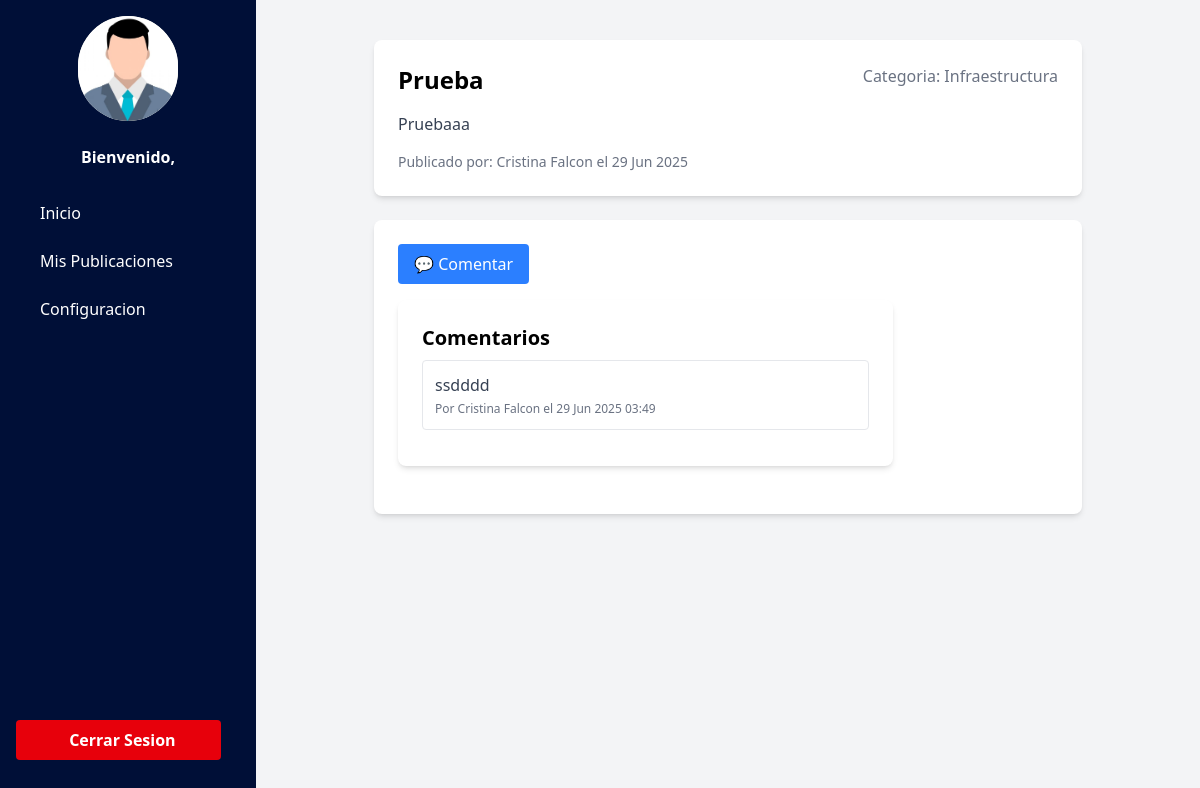
The page /publicacion/publicacion/1/ on the database its author committed.
### publicaciones/models.py (models this page shows, shortened)
class Publicaciones(models.Model):
    titulo = models.CharField(max_length=200)
    contenido = models.TextField(max_length=1000, null=False, blank=False)
    categoria = models.ForeignKey(Categorias, on_delete=models.CASCADE)
    fecha_creacion = models.DateTimeField(auto_now_add=True)
    autor = models.ForeignKey(Usuario, on_delete=models.CASCADE)

class Categorias(models.Model):
    nombre = models.CharField(max_length=100)
    def __str__(self):
        return self.nombre

class Comentarios(models.Model):
    publicacion = models.ForeignKey(Publicaciones, on_delete=models.CASCADE, related_name='comentarios')
    contenido = models.TextField()
    autor = models.ForeignKey(Usuario,on_delete=models.CASCADE)
    fecha_creacion = models.DateTimeField(auto_now_add=True)

### usuarios/models.py (models this page shows)
class Usuario(AbstractUser):
    dni = models.CharField(max_length=8, unique=True, null=True, blank=True)

### publicaciones/views.py (the view, shortened to what this page needs)
# urls.py: path('publicacion/<int:pk>/', ProductDetailView.as_view(), name='detalle_publicacion'),
class ProductDetailView(DetailView):
    template_name = 'publicacion.html'
    model = Publicaciones
    context_object_name = 'publicacion'
    def get_context_data(self, **kwargs):
        context = super().get_context_data(**kwargs)
        context['form'] = ComentarioForm()  # Formulario vacío para el template
        context['comentarios'] = self.object.comentarios.all()
        return context

### templates/publicacion.html (shortened to what this page needs)
{% extends 'index.html' %} {% block content %}
<div class="w-screen h-screen flex">
  <div class="w-auto">{% include 'navbar.html'%}</div>
  <main
    class="flex flex-col items-center justify-start w-full bg-gray-100 relative overflow-y-scroll pt-10"
  >
    <div class="flex flex-col justify-center items-center w-full" href="#">
      <div class="w-3/4 bg-white shadow-md rounded-lg p-6 mb-6 float-start">
        <div class="flex justify-between">
          <h2 class="text-2xl font-bold mb-4">{{ publicacion.titulo }}</h2>
          <p class="text-gray-500">Categoria: {{ publicacion.categoria }}</p>
        </div>
        <p class="text-gray-700 mb-4">{{ publicacion.contenido }}</p>
        <p class="text-gray-500 text-sm">
          Publicado por: {{ publicacion.autor.first_name}} {{publicacion.autor.last_name}} el {{publicacion.fecha_creacion|date:"d M Y" }}
        </p>
      </div>
    </div>
    <div class="w-3/4 bg-white shadow-md rounded-lg p-6 mb-6">
      <button
        onclick="toggleFormulario()"
        class="bg-blue-500 text-white px-4 py-2 rounded hover:bg-blue-600 transition-all duration-300 mb-4"
      >
        💬 Comentar
      </button>
      <div class="w-3/4 bg-white shadow-md rounded-lg p-6 mb-6">
        <h3 class="text-xl font-semibold mb-2">Comentarios</h3>
        {% for comentario in comentarios %}
        <div class="border border-gray-200 rounded p-3 mb-3">
          <p class="text-gray-700">{{ comentario.contenido }}</p>
          <p class="text-xs text-gray-500 mt-1">
            Por {{ comentario.autor.first_name }} {{ comentario.autor.last_name}} el {{comentario.fecha_creacion|date:"d M Y H:i" }}
          </p>
        </div>
        {% empty %}
        <p class="text-gray-500">No hay comentarios aún. ¡Sé el primero!</p>
        {% endfor %}
      </div>
    </div>
  </main>
</div>
{%endblock%}

### rows shown on the page
Publicaciones: titulo "Prueba", categoria "Infraestructura", contenido "Pruebaaa", autor.first_name "Cristina", autor.last_name "Falcon", fecha_creacion "29 Jun 2025"
Comentarios: contenido "ssdddd", autor.first_name "Cristina", autor.last_name "Falcon", fecha_creacion "29 Jun 2025 03:49"
